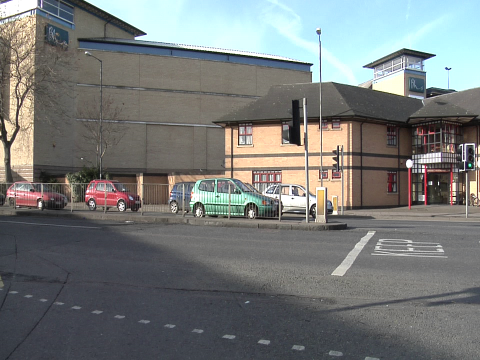
#> input picture test/scene.png, 480 x 360 px
$ jupyter execute image_pre_processing.ipynb   (shell and % lines are left out)
#> lines starting #> are read from the running program, lines starting #| are printed output that depends on the picture; after the words box and inside, x2 and y2 are one past the last pixel; in counts of white or black regions, pixels touching at a corner belong together
understand instance,label format for https://github.com/preddy5/segnet

[cell 1]
import cv2
import numpy as np
import matplotlib.pyplot as plt
from PIL import Image

[cell 2]
# opencv loads image as height, width, BGR.
x = cv2.imread("../test/scene.png")
#> x is the input picture: shape (360, 480, 3); mean B, G, R 120.3, 121.6, 118.9

[cell 3]
print(type(x))
#| <class 'numpy.ndarray'>
print(x.shape)
#| (360, 480, 3)

[cell 4]
Image.fromarray(x)

[cell 5]
def flip_channels(x):
    return x[:,:,::-1]
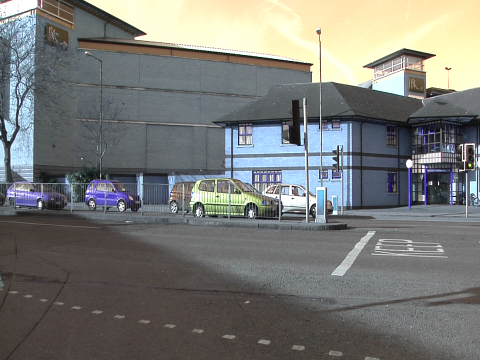
#> returned value: shape (360, 480, 3); mean of channels 0, 1, 2 118.9, 121.6, 120.3; drawn as B, G, R

[cell 6]
Image.fromarray(flip_channels(x))

[cell 7]
# keras model expects input_shape=(img_channels, img_height, img_width)
# (K.set_image_data_format("channels_first"))
# move BGR axis to front. (360, 480, 3) => (3, 360, 480)
x = np.rollaxis(x, 2)

# also normalise
x = x/255

[cell 8]
# mask from camvid dataset
# R = G = B. class = 0,1,2,..11 (12 classes)
y = cv2.imread("../test/label.png")
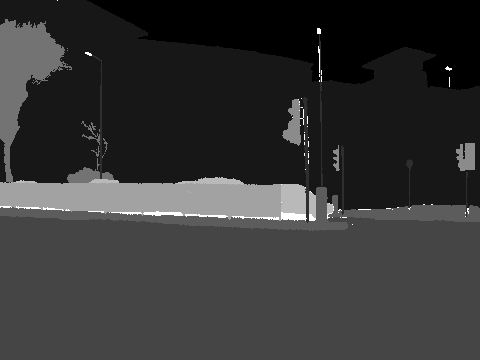
#> input picture test/label.png, 480 x 360 px
#> y is the input picture: shape (360, 480, 3); min 0, max 11, mean 2.28
print(y.shape)
#| (360, 480, 3)
print("classes={}".format(np.max(y)))
#| classes=11
# have a look at 1:6
y[y[:,:,0] == 1] = [255, 0, 0]
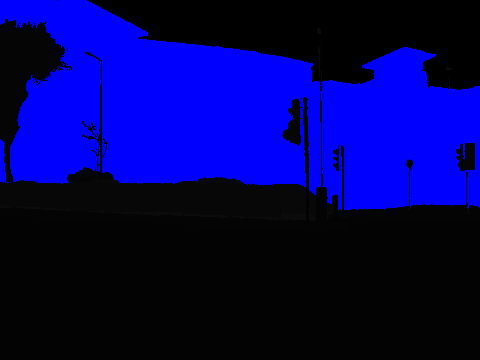
#> y: shape (360, 480, 3); mean B, G, R 94, 1.9, 1.9
y[y[:,:,0] == 2] = [0, 255, 0]
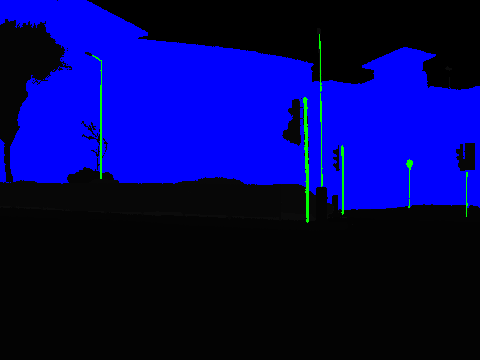
#> y: shape (360, 480, 3); 0.65% of pixels changed, all inside (x1, y1, x2, y2) = (92, 34, 468, 223)
y[y[:,:,0] == 3] = [0, 0, 255]
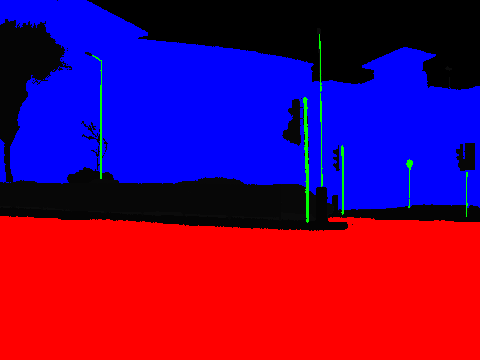
#> y: shape (360, 480, 3); mean B, G, R 92.8, 2.4, 98
y[y[:,:,0] == 4] = [255, 255, 0]
y[y[:,:,0] == 5] = [0, 255, 255]
y[y[:,:,0] == 6] = [255, 255, 255]
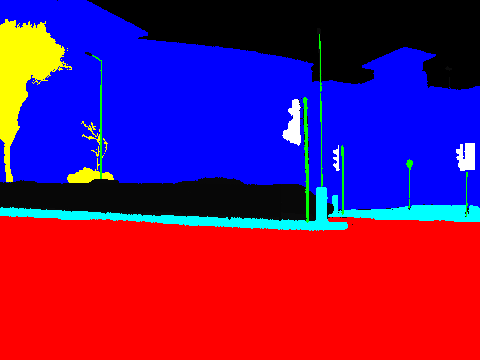
#> y: shape (360, 480, 3); mean B, G, R 101.8, 19.2, 107.1
Image.fromarray(y)
